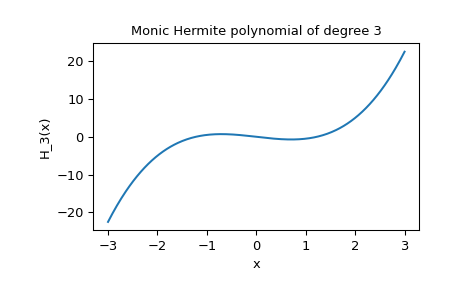

This chart was generated by the following Python code:
from scipy import special
import matplotlib.pyplot as plt
import numpy as np

p_monic = special.hermite(3, monic=True)
p_monic
# poly1d([ 1. ,  0. , -1.5,  0. ])
p_monic(1)
# -0.49999999999999983
x = np.linspace(-3, 3, 400)
y = p_monic(x)
plt.plot(x, y)
plt.title("Monic Hermite polynomial of degree 3")
plt.xlabel("x")
plt.ylabel("H_3(x)")
plt.show()
